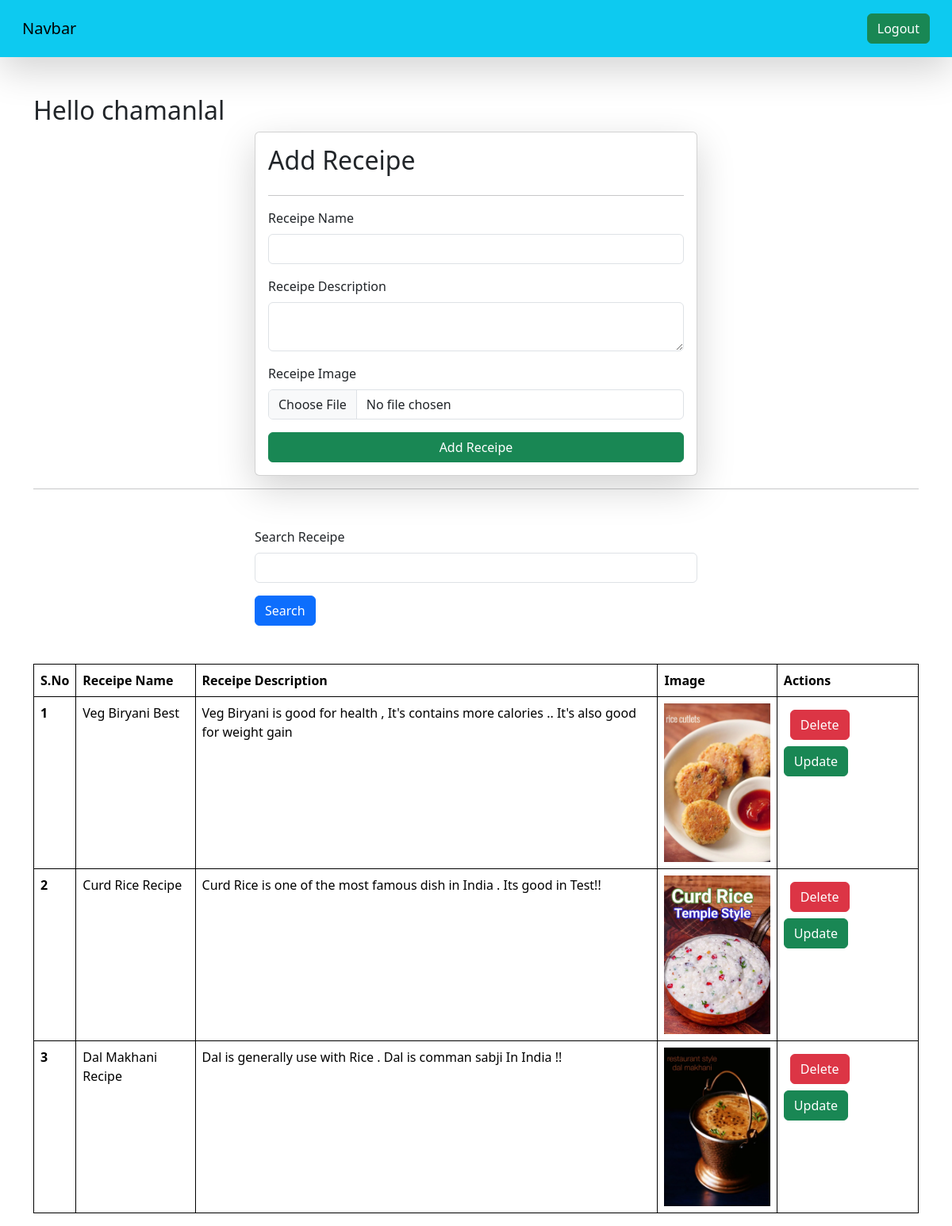
/receipes/ (signed in), run on the app's committed database.
### vege/models.py (models this page shows)
class Receipe(models.Model):
    user = models.ForeignKey(User, on_delete=models.SET_NULL, null= True, blank=True)
    receipe_name = models.CharField(max_length=100)
    receipe_description = models.TextField()
    receipe_image = models.ImageField(upload_to="receipe")

### vege/views.py (the view, shortened to what this page needs)
# urls.py: path('receipes/', receipes, name="receipes"),
@login_required(login_url = '/login/')
def receipes(request):
    queryset = Receipe.objects.all()
    if request.GET.get('search'):
        queryset = queryset.filter(receipe_name__icontains = request.GET.get('search'))
    context = {'receipes': queryset}
    return render(request, 'receipes.html', context)

### vege/templates/receipes.html (shortened to what this page needs)
{% extends "base.html" %}
{% block start %}
<div class = "container mt-5">
  <h2>
    Hello
    {{request.user}}
  </h2>
    <form class="col-6 mx-auto card p-3 shadow-lg" method="post" enctype="multipart/form-data">
        <h2>Add Receipe </h2>
        <hr>
        <div class="mb-3">
          <label for="exampleInputEmail1" class="form-label">Receipe Name</label>
          <input name="receipe_name" required type="text" class="form-control">
        </div>
        <div class="mb-3">
          <label for="exampleInputPassword1"  class="form-label">Receipe Description</label>
          <textarea  class="form-control" name="receipe_description" required ></textarea>
        </div>
        <div class="mb-3">
            <label for="exampleInputPassword1" class="form-label">Receipe Image</label>
            <input name="receipe_image" type="file" class="form-control">
        </div>
        <button type="submit" class="btn btn-success">Add Receipe</button>
      </form>
      <hr>
      <div class="mt-5">
        <div class="mx-auto col-6">
          <form action="">
            <div class="mb-3">
              <label for="exampleInputEmail1" class="form-label">Search Receipe </label>
              <input name="search" type="text" class="form-control">
            </div>
              <button type="submit" class="btn btn-primary"> Search </button>
            </div>
      </div>
      <br>
      <br>
      <table class="table ">
        <thead>
          <tr>
            <th scope="col">S.No</th>
            <th scope="col">Receipe Name</th>
            <th scope="col">Receipe Description</th>
            <th scope="col">Image</th>
            <th scope="col">Actions</th>
          </tr>
        </thead>
        <tbody>
          {% for receipe in receipes %}
          <tr>
            <th scope="row">{{forloop.counter}}</th>
            <td>{{receipe.receipe_name}}</td>
            <td>{{receipe.receipe_description}}</td>
            <td>
              <img src="/media/{{receipe.receipe_image}}" style="height : 200px" >
            </td>
            <td>
              <a href="/delete_receipe/{{receipe.id}}" class="btn btn-danger m-2"> Delete</a>
              <a href="/update_receipe/{{receipe.id}}" class="btn btn-success"> Update </a>
            </td>
          </tr>
          {% endfor %}
        </tbody>
      </table>
</div>
{% endblock %}

### home/templates/base.html (shortened to what this page needs)
<!DOCTYPE html>
<html lang="en">
<head>
    <link href="https://cdn.jsdelivr.net/npm/bootstrap@5.3.2/dist/css/bootstrap.min.css" rel="stylesheet" >
    <link rel="stylesheet" href="https://cdnjs.cloudflare.com/ajax/libs/highlight.js/10.7.2/styles/default.min.css">
</head>
<body>
    <nav class="navbar p-3 bg-info shadow-lg">
        <div class="container-fluid">
          <a class="navbar-brand">Navbar</a>
          <form class="d-flex" role="search">
            {% if request.user.is_authenticated %}
               <a href="/logout/" class="btn btn-success" type="submit">Logout</a>
            {% else %}
               <a href="/login/" class="btn btn-success" type="submit">Login</a>
               {% endif %}
          </form>
        </div>
      </nav>
    {% block start %}
    {% endblock %}
</body>
</html>

### home/templates/base.html (style rules this page uses)
table, th, td { border: 1px solid black; border-collapse: collapse; }

### data on the page
Receipe: receipe_name "Veg Biryani Best", receipe_description "Veg Biryani is good for health , It's contains more calories .. It's also good for weight gain", receipe_image (picture)
Receipe: receipe_name "Curd Rice Recipe", receipe_description "Curd Rice is one of the most famous dish in India . Its good in Test!!", receipe_image (picture)
Receipe: receipe_name "Dal Makhani Recipe", receipe_description "Dal is generally use with Rice . Dal is comman sabji In India !!", receipe_image (picture)

### other printed values
{{ request.user }} "chamanlal"
